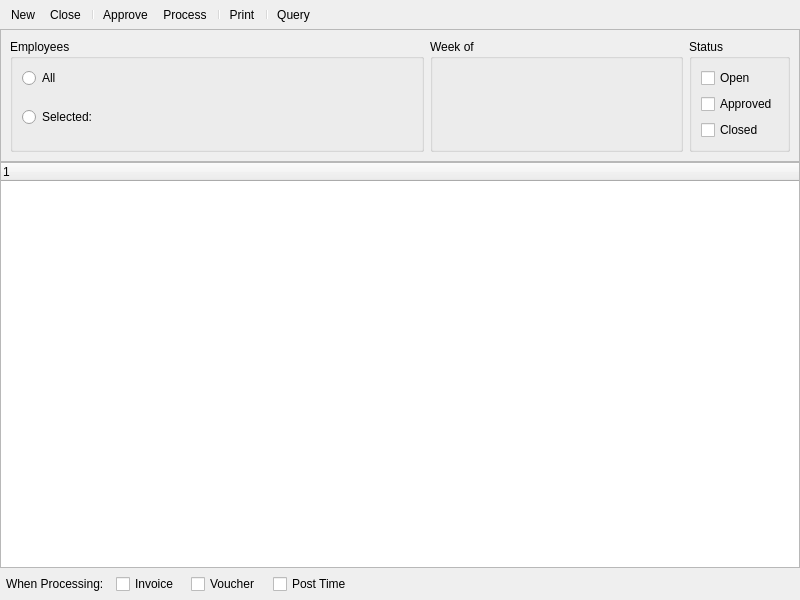
<?xml version="1.0" encoding="UTF-8"?>
<ui version="4.0">
 <comment>This file is part of the xtte package for xTuple ERP: PostBooks Edition, a free and
open source Enterprise Resource Planning software suite,
Copyright (c) 1999-2011 by OpenMFG LLC, d/b/a xTuple.
It is licensed to you under the Common Public Attribution License
version 1.0, the full text of which (including xTuple-specific Exhibits)
is available at www.xtuple.com/CPAL.  By using this software, you agree
to be bound by its terms.</comment>
 <class>timeExpenseSheets</class>
 <widget class="QWidget" name="timeExpenseSheets">
  <property name="geometry">
   <rect>
    <x>0</x>
    <y>0</y>
    <width>800</width>
    <height>600</height>
   </rect>
  </property>
  <property name="sizePolicy">
   <sizepolicy hsizetype="MinimumExpanding" vsizetype="MinimumExpanding">
    <horstretch>0</horstretch>
    <verstretch>0</verstretch>
   </sizepolicy>
  </property>
  <property name="minimumSize">
   <size>
    <width>700</width>
    <height>370</height>
   </size>
  </property>
  <property name="windowTitle">
   <string>Time and Expense Sheets</string>
  </property>
  <layout class="QGridLayout" name="gridLayout_5">
   <property name="margin">
    <number>0</number>
   </property>
   <property name="spacing">
    <number>0</number>
   </property>
   <item row="0" column="0">
    <widget class="QToolBar" name="_toolBar">
     <property name="enabled">
      <bool>true</bool>
     </property>
     <property name="orientation">
      <enum>Qt::Horizontal</enum>
     </property>
     <property name="toolButtonStyle">
      <enum>Qt::ToolButtonIconOnly</enum>
     </property>
     <addaction name="_new"/>
     <addaction name="_close"/>
     <addaction name="separator"/>
     <addaction name="_approve"/>
     <addaction name="_process"/>
     <addaction name="separator"/>
     <addaction name="_print"/>
     <addaction name="separator"/>
     <addaction name="_query"/>
    </widget>
   </item>
   <item row="1" column="0">
    <widget class="QFrame" name="frame">
     <property name="frameShape">
      <enum>QFrame::StyledPanel</enum>
     </property>
     <property name="frameShadow">
      <enum>QFrame::Raised</enum>
     </property>
     <layout class="QGridLayout" name="gridLayout_3">
      <item row="0" column="0">
       <widget class="QGroupBox" name="_empGrp">
        <property name="minimumSize">
         <size>
          <width>301</width>
          <height>111</height>
         </size>
        </property>
        <property name="baseSize">
         <size>
          <width>0</width>
          <height>0</height>
         </size>
        </property>
        <property name="title">
         <string>Employees</string>
        </property>
        <layout class="QGridLayout" name="gridLayout">
         <item row="0" column="0">
          <layout class="QHBoxLayout" name="horizontalLayout_2">
           <item>
            <widget class="QRadioButton" name="_showAllEmployees">
             <property name="text">
              <string>All</string>
             </property>
            </widget>
           </item>
           <item>
            <spacer name="horizontalSpacer">
             <property name="orientation">
              <enum>Qt::Horizontal</enum>
             </property>
             <property name="sizeType">
              <enum>QSizePolicy::Preferred</enum>
             </property>
             <property name="sizeHint" stdset="0">
              <size>
               <width>40</width>
               <height>10</height>
              </size>
             </property>
            </spacer>
           </item>
          </layout>
         </item>
         <item row="1" column="0">
          <layout class="QHBoxLayout" name="horizontalLayout">
           <item>
            <widget class="QRadioButton" name="_selected">
             <property name="text">
              <string>Selected:</string>
             </property>
            </widget>
           </item>
           <item>
            <widget class="EmpCluster" name="_employee"/>
           </item>
           <item>
            <spacer name="horizontalSpacer_2">
             <property name="orientation">
              <enum>Qt::Horizontal</enum>
             </property>
             <property name="sizeHint" stdset="0">
              <size>
               <width>40</width>
               <height>10</height>
              </size>
             </property>
            </spacer>
           </item>
          </layout>
         </item>
        </layout>
       </widget>
      </item>
      <item row="0" column="2">
       <widget class="QGroupBox" name="_weekendingGrp">
        <property name="minimumSize">
         <size>
          <width>253</width>
          <height>111</height>
         </size>
        </property>
        <property name="title">
         <string>Week of</string>
        </property>
        <layout class="QGridLayout" name="gridLayout_4">
         <property name="verticalSpacing">
          <number>5</number>
         </property>
         <item row="0" column="0">
          <widget class="DateCluster" name="_weekending"/>
         </item>
        </layout>
       </widget>
      </item>
      <item row="0" column="3">
       <widget class="QGroupBox" name="_unposted">
        <property name="title">
         <string>Status</string>
        </property>
        <layout class="QVBoxLayout" name="verticalLayout">
         <item>
          <widget class="XCheckBox" name="_open">
           <property name="text">
            <string>Open</string>
           </property>
          </widget>
         </item>
         <item>
          <widget class="XCheckBox" name="_approved">
           <property name="text">
            <string>Approved</string>
           </property>
          </widget>
         </item>
         <item>
          <widget class="XCheckBox" name="_closed">
           <property name="text">
            <string>Closed</string>
           </property>
          </widget>
         </item>
        </layout>
       </widget>
      </item>
     </layout>
    </widget>
   </item>
   <item row="2" column="0">
    <widget class="XTreeWidget" name="_sheets">
     <property name="selectionMode">
      <enum>QAbstractItemView::ExtendedSelection</enum>
     </property>
     <property name="populateLinear">
      <bool>false</bool>
     </property>
    </widget>
   </item>
   <item row="3" column="0">
    <layout class="QHBoxLayout" name="horizontalLayout_3">
     <property name="spacing">
      <number>12</number>
     </property>
     <property name="margin">
      <number>6</number>
     </property>
     <item>
      <widget class="QLabel" name="label">
       <property name="text">
        <string>When Processing:</string>
       </property>
      </widget>
     </item>
     <item>
      <widget class="XCheckBox" name="_invoice">
       <property name="text">
        <string>Invoice</string>
       </property>
      </widget>
     </item>
     <item>
      <widget class="XCheckBox" name="_voucher">
       <property name="text">
        <string>Voucher</string>
       </property>
      </widget>
     </item>
     <item>
      <widget class="XCheckBox" name="_post">
       <property name="text">
        <string>Post Time</string>
       </property>
      </widget>
     </item>
     <item>
      <spacer name="horizontalSpacer_5">
       <property name="orientation">
        <enum>Qt::Horizontal</enum>
       </property>
       <property name="sizeHint" stdset="0">
        <size>
         <width>40</width>
         <height>0</height>
        </size>
       </property>
      </spacer>
     </item>
    </layout>
   </item>
  </layout>
  <action name="_new">
   <property name="text">
    <string>New</string>
   </property>
   <property name="shortcut">
    <string>Ctrl+N</string>
   </property>
  </action>
  <action name="_close">
   <property name="text">
    <string>Close</string>
   </property>
   <property name="shortcut">
    <string>Ctrl+W</string>
   </property>
  </action>
  <action name="_process">
   <property name="text">
    <string>Process</string>
   </property>
   <property name="toolTip">
    <string>Process Approved</string>
   </property>
  </action>
  <action name="_approve">
   <property name="text">
    <string>Approve</string>
   </property>
   <property name="toolTip">
    <string>Approve All</string>
   </property>
  </action>
  <action name="_query">
   <property name="text">
    <string>Query</string>
   </property>
   <property name="shortcut">
    <string>Ctrl+R</string>
   </property>
  </action>
  <action name="_print">
   <property name="text">
    <string>Print</string>
   </property>
   <property name="shortcut">
    <string>Ctrl+P</string>
   </property>
  </action>
 </widget>
 <customwidgets>
  <customwidget>
   <class>DateCluster</class>
   <extends>QWidget</extends>
   <header>datecluster.h</header>
   <container>1</container>
  </customwidget>
  <customwidget>
   <class>EmpCluster</class>
   <extends>QWidget</extends>
   <header>empcluster.h</header>
  </customwidget>
  <customwidget>
   <class>XCheckBox</class>
   <extends>QCheckBox</extends>
   <header>xcheckbox.h</header>
  </customwidget>
  <customwidget>
   <class>XTreeWidget</class>
   <extends>QTreeWidget</extends>
   <header>xtreewidget.h</header>
   <container>1</container>
  </customwidget>
 </customwidgets>
 <resources/>
 <connections/>
</ui>
